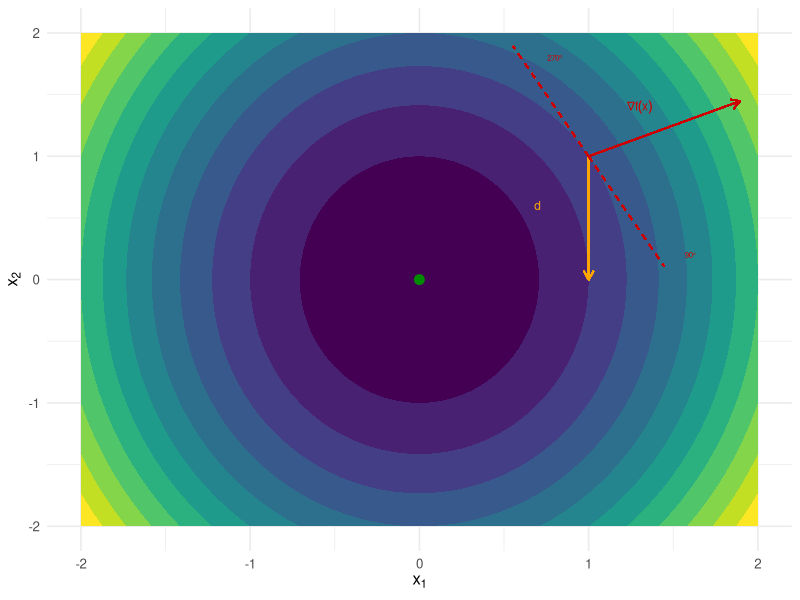

Here is the R script that generated this plot:
# Used in: slides-multivar-first-order-1-GD.tex
#
# Visualizes a descent direction, the gradient, and the orthogonal contour direction
# on a two-dimensional quadratic objective.

set.seed(1L)

library(ggplot2)
library(grid)

quadratic_fun = function(x1, x2) {
  2 * x1^2 + x2^2
}

compute_grid_data = function(x_range, y_range, objective_fun) {
  grid_data = expand.grid(x1 = x_range, x2 = y_range)
  grid_data$z = mapply(objective_fun, grid_data$x1, grid_data$x2)
  grid_data
}

build_contour_plot = function(grid_data) {
  ggplot(grid_data, aes(x = x1, y = x2, z = z)) +
    geom_contour_filled() +
    geom_point(
      data = data.frame(x1 = 0, x2 = 0),
      aes(x = x1, y = x2),
      colour = "green4",
      size = 3,
      inherit.aes = FALSE
    ) +
    labs(x = expression(x[1]), y = expression(x[2])) +
    guides(fill = "none") +
    theme_minimal(base_size = 12)
}

grid_data = compute_grid_data(
  x_range = seq(-2, 2, by = 0.05),
  y_range = seq(-2, 2, by = 0.05),
  objective_fun = quadratic_fun
)

point = c(1, 1)
gradient_direction = c(4 * point[1], 2 * point[2])
gradient_direction = gradient_direction / sqrt(sum(gradient_direction^2))

orthogonal_direction = c(1, -gradient_direction[1] / gradient_direction[2])
orthogonal_direction = orthogonal_direction / sqrt(sum(orthogonal_direction^2))

descent_direction = c(0, -1)
arrow_style = arrow(length = unit(0.1, "inches"))

descent_plot = build_contour_plot(grid_data) +
  geom_segment(
    aes(
      x = point[1],
      y = point[2],
      xend = point[1] + descent_direction[1],
      yend = point[2] + descent_direction[2]
    ),
    arrow = arrow_style,
    colour = "orange"
  ) +
  annotate(
    "text",
    x = point[1] - 0.3,
    y = point[2] - 0.4,
    label = "d",
    parse = TRUE,
    colour = "orange",
    size = 3
  ) +
  geom_segment(
    aes(
      x = point[1],
      y = point[2],
      xend = point[1] + gradient_direction[1],
      yend = point[2] + gradient_direction[2]
    ),
    arrow = arrow_style,
    colour = "red3"
  ) +
  annotate(
    "text",
    x = point[1] + 0.3,
    y = point[2] + 0.4,
    label = "nabla * f(x)",
    parse = TRUE,
    colour = "red3",
    size = 3
  ) +
  geom_segment(
    aes(
      x = point[1],
      y = point[2],
      xend = point[1] - orthogonal_direction[1],
      yend = point[2] - orthogonal_direction[2]
    ),
    colour = "red3",
    linetype = "dashed"
  ) +
  geom_segment(
    aes(
      x = point[1],
      y = point[2],
      xend = point[1] + orthogonal_direction[1],
      yend = point[2] + orthogonal_direction[2]
    ),
    colour = "red3",
    linetype = "dashed"
  ) +
  annotate("text", x = point[1] + 0.6, y = point[2] - 0.8, label = "90°", colour = "red3", size = 2) +
  annotate("text", x = point[1] - 0.2, y = point[2] + 0.8, label = "270°", colour = "red3", size = 2)

if (interactive()) {
  print(descent_plot)
}

ggsave(
  filename = "../figure/descent_direction.pdf",
  plot = descent_plot,
  width = 3,
  height = 3
)
